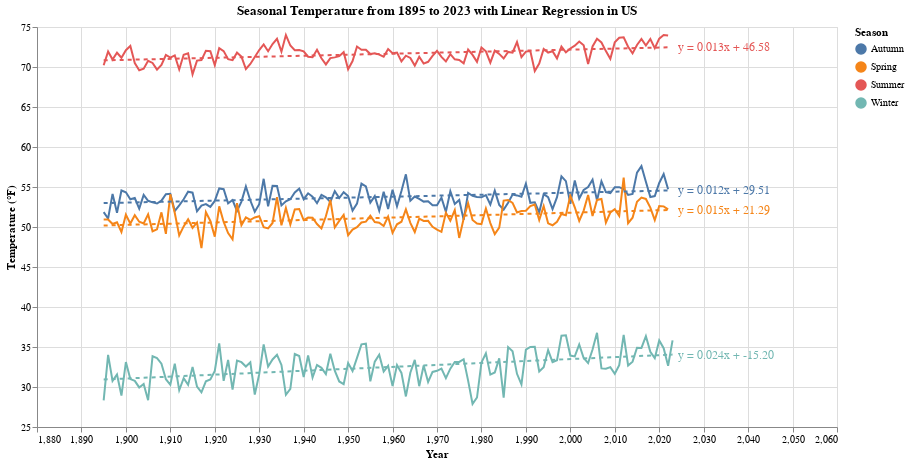

Source (notebook cell):
### Code cell
text_marks = alt.Chart(annotation_df).mark_text(
    fontSize=12,
    align='left',
    baseline='middle',
    dx=5
).encode(
    x=alt.X('year:Q', title='Year'),
    y=alt.Y('temperature:Q', title='Temperature (\N{DEGREE SIGN}F)'),
    text='text:N',
    color=alt.Color('season:N', title='Season')
)

base = alt.Chart(seasonal_data).mark_line().encode(
    x=alt.X('year:Q', title='Year',scale=alt.Scale(domain=[1890, 2050])),
    y=alt.Y('temperature:Q', scale=alt.Scale(domain=[25, 75])),
    color=alt.Color('season:N', title='Season'),
    tooltip=[alt.Tooltip('year:Q'), alt.Tooltip('season:N'), alt.Tooltip('temperature:Q')]
).properties(
    width=800,
    height=400,
    title='Seasonal Temperature from 1895 to 2023'
)

# Create the regression line chart
regression = base.transform_regression(
    on='year',  # Independent variable
    regression='temperature',  # Dependent variable
    groupby=['season']  # Group by season
).mark_line(strokeDash=[4, 4])  # Dashed line style for the regression line


nearest = alt.selection(type='single', nearest=True, on='mouseover', fields=['year'], empty='none')
points = base.mark_circle().encode(
    opacity=alt.condition(nearest, alt.value(1), alt.value(0))
).add_selection(
    nearest
)

rules = alt.Chart(seasonal_data).mark_rule(color='gray').encode(
    x='year:Q'
).transform_filter(
    nearest
)

text = base.mark_text(align='left', dx=5, dy=-5).encode(
    text=alt.condition(nearest, alt.Text('temperature:Q', format='.2f'), alt.value(' '))
).transform_filter(
    nearest
)

# year_text = base.mark_text(align='left', dx=5, dy=10).encode(
#     text=alt.condition(nearest, 'year:Q', alt.value(' '))
# ).transform_filter(
#     nearest
# )


# combined_chart.display()
final_chart = alt.layer(base, regression, points, rules, text, text_marks).properties(
    width=800,
    height=400,
    title='Seasonal Temperature from 1895 to 2023 with Linear Regression in US'
)

final_chart.display()

### Figure 1 — Vega-Lite specification as saved in the notebook (floating-point values rounded to 4 significant figures; data arrays with more than 128 entries replaced by an {"elided": "..."} marker saying what was removed)
{"config": {"view": {"continuousWidth": 400, "continuousHeight": 300}}, "layer": [{"data": {"name": "data-08db8fc2146a6f88e92dd5e4b4c1fe95"}, "mark": "line", "encoding": {"color": {"field": "season", "title": "Season", "type": "nominal"}, "tooltip": [{"field": "year", "type": "quantitative"}, {"field": "season", "type": "nominal"}, {"field": "temperature", "type": "quantitative"}], "x": {"field": "year", "scale": {"domain": [1890, 2050]}, "title": "Year", "type": "quantitative"}, "y": {"field": "temperature", "scale": {"domain": [25, 75]}, "type": "quantitative"}}, "height": 400, "title": "Seasonal Temperature from 1895 to 2023", "width": 800}, {"data": {"name": "data-08db8fc2146a6f88e92dd5e4b4c1fe95"}, "mark": {"type": "line", "strokeDash": [4, 4]}, "encoding": {"color": {"field": "season", "title": "Season", "type": "nominal"}, "tooltip": [{"field": "year", "type": "quantitative"}, {"field": "season", "type": "nominal"}, {"field": "temperature", "type": "quantitative"}], "x": {"field": "year", "scale": {"domain": [1890, 2050]}, "title": "Year", "type": "quantitative"}, "y": {"field": "temperature", "scale": {"domain": [25, 75]}, "type": "quantitative"}}, "height": 400, "title": "Seasonal Temperature from 1895 to 2023", "transform": [{"on": "year", "regression": "temperature", "groupby": ["season"]}], "width": 800}, {"data": {"name": "data-08db8fc2146a6f88e92dd5e4b4c1fe95"}, "mark": "circle", "encoding": {"color": {"field": "season", "title": "Season", "type": "nominal"}, "opacity": {"condition": {"value": 1, "selection": "selector003"}, "value": 0}, "tooltip": [{"field": "year", "type": "quantitative"}, {"field": "season", "type": "nominal"}, {"field": "temperature", "type": "quantitative"}], "x": {"field": "year", "scale": {"domain": [1890, 2050]}, "title": "Year", "type": "quantitative"}, "y": {"field": "temperature", "scale": {"domain": [25, 75]}, "type": "quantitative"}}, "height": 400, "selection": {"selector003": {"type": "single", "nearest": true, "on": "mouseover", "fields": ["year"], "empty": "none"}}, "title": "Seasonal Temperature from 1895 to 2023", "width": 800}, {"data": {"name": "data-08db8fc2146a6f88e92dd5e4b4c1fe95"}, "mark": {"type": "rule", "color": "gray"}, "encoding": {"x": {"field": "year", "type": "quantitative"}}, "transform": [{"filter": {"selection": "selector003"}}]}, {"data": {"name": "data-08db8fc2146a6f88e92dd5e4b4c1fe95"}, "mark": {"type": "text", "align": "left", "dx": 5, "dy": -5}, "encoding": {"color": {"field": "season", "title": "Season", "type": "nominal"}, "text": {"condition": {"field": "temperature", "format": ".2f", "type": "quantitative", "selection": "selector003"}, "value": " "}, "tooltip": [{"field": "year", "type": "quantitative"}, {"field": "season", "type": "nominal"}, {"field": "temperature", "type": "quantitative"}], "x": {"field": "year", "scale": {"domain": [1890, 2050]}, "title": "Year", "type": "quantitative"}, "y": {"field": "temperature", "scale": {"domain": [25, 75]}, "type": "quantitative"}}, "height": 400, "title": "Seasonal Temperature from 1895 to 2023", "transform": [{"filter": {"selection": "selector003"}}], "width": 800}, {"data": {"name": "data-179051062623b7f421e87b0e8de6ef3f"}, "mark": {"type": "text", "align": "left", "baseline": "middle", "dx": 5, "fontSize": 12}, "encoding": {"color": {"field": "season", "title": "Season", "type": "nominal"}, "text": {"field": "text", "type": "nominal"}, "x": {"field": "year", "title": "Year", "type": "quantitative"}, "y": {"field": "temperature", "title": "Temperature (°F)", "type": "quantitative"}}}], "height": 400, "title": "Seasonal Temperature from 1895 to 2023 with Linear Regression in US", "width": 800, "$schema": "https://vega.github.io/schema/vega-lite/v4.17.0.json", "datasets": {"data-08db8fc2146a6f88e92dd5e4b4c1fe95": {"elided": "513 records"}, "data-179051062623b7f421e87b0e8de6ef3f": [{"season": "Winter", "year": 2023, "temperature": 34.05, "text": "y = 0.024x + -15.20"}, {"season": "Spring", "year": 2023, "temperature": 52.14, "text": "y = 0.015x + 21.29"}, {"season": "Summer", "year": 2023, "temperature": 72.47, "text": "y = 0.013x + 46.58"}, {"season": "Autumn", "year": 2023, "temperature": 54.57, "text": "y = 0.012x + 29.51"}]}}
